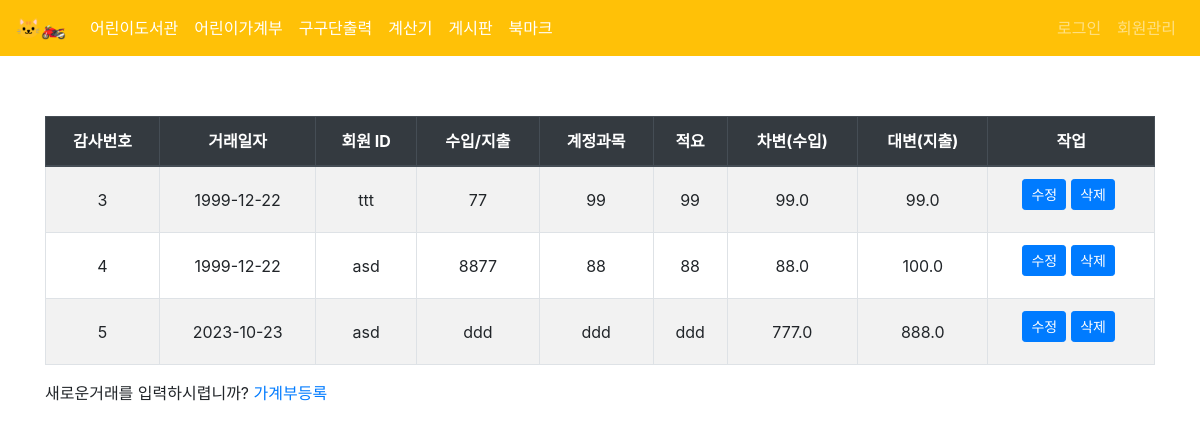
/homebook/, run on the app's committed database.
### homebook/models.py (models this page shows)
class Homebook(db.Model):
    __tablename__ = 'homebook'
    sn = db.Column(db.Integer, primary_key=True, autoincrement=True)# 일련번호
    transaction_date = db.Column(db.Date)# 거래일자
    id = db.Column(db.String(20), db.ForeignKey('mymember.id'))# 기록자id
    transaction_type = db.Column(db.String(10))# 수지구분(수입/지출)
    account_subject = db.Column(db.String(50))# 계정과목
    description = db.Column(db.String(255))# 적요
    credit = db.Column(db.Float, default=0)# 수입금액
    debit = db.Column(db.Float, default=0)# 지출금액

### homebook/views.py (the view)
@homebook_bp.route('/', methods=['GET', 'POST'])
def homebook_home():
    dao = HomebookDAO()
    homebooks = dao.read_all_data()
    return render_template('homebook/list_homebooks.html', homebooks=homebooks)

### homebook/homebook_dao.py (called while the page is built)
    def read_all_data(self): # 모든 레코드 정보를 가져옴
        return Homebook.query.all()

### templates/homebook/list_homebooks.html (shortened to what this page needs)
{% extends 'base.html' %}
{% block content %}
<table class="table table-striped table-bordered">
	<thead class="thead-dark">
		<tr>
			<th>감사번호</th>
			<th>거래일자</th>
			<th>회원 ID</th>
			<th>수입/지출</th>
			<th>계정과목</th>
			<th>적요</th>
			<th>차변(수입)</th>
			<th>대변(지출)</th>
			<th>작업</th>
		</tr>
	</thead>
	<tbody>
		{% for row in homebooks %}
		{% if session['user'] == row.member_id %}
		<tr>
			<td>{{ row.sn }}</td>
			<td>{{ row.transaction_date }}</td>
			<td>{{ row.id }}</td>
			<td>{{ row.transaction_type }}</td>
			<td>{{ row.account_subject }}</td>
			<td>{{ row.description }}</td>
			<td>{{ row.credit }}</td>
			<td>{{ row.debit }}</td>
			<td>
				<div class="btn-group" role="group">
					<form action="{{ url_for('unique_homebook.update_homebook', sn=row.sn) }}" method="POST">
						<button class="btn btn-primary btn-sm btn-edit" type="submit">수정</button>
					</form>
					<form action="{{ url_for('unique_homebook.delete_homebook', sn=row.sn) }}" method="POST">
						<button class="btn btn-primary btn-sm btn-edit" type="submit">삭제</button>
					</form>
				</div>
			</td>
		</tr>
		{% endif %}
		{% endfor %}
	</tbody>
</table>
<p>새로운거래를 입력하시렵니까? <a href="{{ url_for('unique_homebook.add_homebook_form') }}">가계부등록</a></p>
{% endblock %}

### templates/homebook/list_homebooks.html (style rules this page uses)
body { padding: 20px; }
.btn-group { margin-bottom: 10px; }
table { width: 100%; }
th, td { text-align: center; vertical-align: middle !important; }
.btn-edit { margin-right: 5px; }

### data on the page
Homebook: sn "3", transaction_date "1999-12-22", id "ttt", transaction_type "77", account_subject "99", description "99", credit "99.0", debit "99.0"
Homebook: sn "4", transaction_date "1999-12-22", id "asd", transaction_type "8877", account_subject "88", description "88", credit "88.0", debit "100.0"
Homebook: sn "5", transaction_date "2023-10-23", id "asd", transaction_type "ddd", account_subject "ddd", description "ddd", credit "777.0", debit "888.0"
